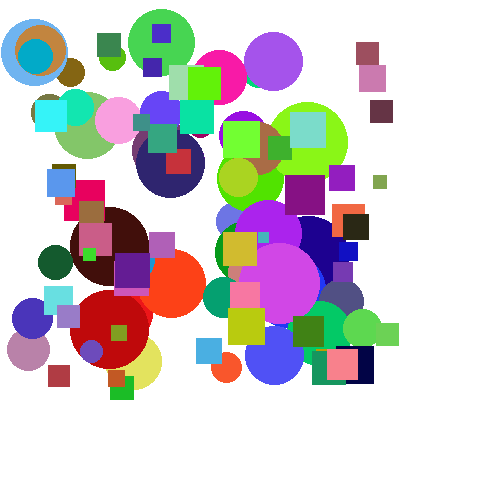

The Python source for this figure:
from PIL import Image, ImageDraw
import pprint
import random

class ArtElement:
    def __init__(self, attributes):
        self.attributes = attributes

    def draw(self, draw_context):
        shape = self.attributes['shape']
        x, y = self.attributes['position']
        size = self.attributes['size']
        color = self.attributes['color']
        if self.attributes['shape'] == "circle":
            draw_context.ellipse([(x - size, y - size), (x + size, y + size)], fill=color)
        if self.attributes['shape'] == "square":
            draw_context.rectangle((x, y, x + size, y + size), fill=color)

    def __str__(self):
        return pprint.pformat(self.attributes)

class Canvas:
    def __init__(self, width, height, background_color):
        self.width = width
        self.height = height
        self.background_color = background_color
        self.elements = []
        self.image = Image.new("RGB", (width, height), background_color)

    def add_element(self, element):
        self.elements.append(element)

    def render(self):
        draw = ImageDraw.Draw(self.image)
        for element in self.elements:
            element.draw(draw)
        self.image.show()
        self.image.save("generative_art.png")

    def __str__(self):
       return pprint.pformat(f"{str(self.width)}, {str(self.height)}, {str(self.bg_color)}")

def main():
    canvas = Canvas(500, 500, (255, 255, 255))
    for _ in range(50):
        attributes = {
            'shape': "circle",
            'position': (random.randint(20, 380), random.randint(20, 380)),
            'size': random.randint(10, 40),
            'color': (random.randint(0,255), random.randint(0,255), random.randint(0,255))
        }
        circle = ArtElement(attributes)
        canvas.add_element(circle)
    for _ in range(50):
        attributes = {
            'shape': "square",
            'position': (random.randint(20, 380), random.randint(20, 380)),
            'size': random.randint(10, 40),
            'color': (random.randint(0,255), random.randint(0,255), random.randint(0,255))
        }
        square = ArtElement(attributes)
        canvas.add_element(square)
    canvas.render()

main()